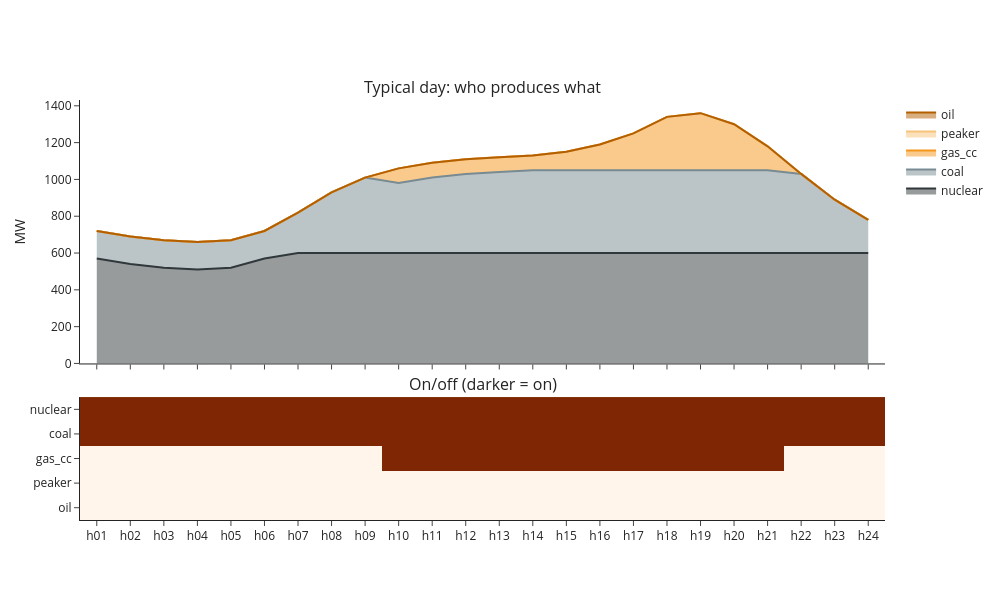

The notebook cell this image was saved under:
### Code cell
def plot_schedule(p, u, title):
    P = p.pivot().reindex(index=units.index, columns=hours).fillna(0)
    U = u.pivot().reindex(index=units.index, columns=hours).fillna(0)
    fig = make_subplots(rows=2, cols=1, shared_xaxes=True, row_heights=[3, 1.4],
                        vertical_spacing=0.08, subplot_titles=(title, "On/off (darker = on)"))
    colors = ["#30383B", "#788B92", "#F4961A", "#F7C27A", "#B35F00"]
    for unit, color in zip(P.index, colors):
        fig.add_trace(go.Scatter(x=hours, y=P.loc[unit], name=unit, stackgroup="mw",
                                 mode="lines", line_color=color), row=1, col=1)
    fig.add_trace(go.Heatmap(z=U.values, x=hours, y=list(U.index), colorscale="Oranges",
                             zmin=0, zmax=1, showscale=False), row=2, col=1)
    fig.update_yaxes(title_text="MW", row=1, col=1)
    fig.update_yaxes(autorange="reversed", row=2, col=1)
    fig.update_layout(template="simple_white", width=1000, height=600)
    fig.show()

plot_schedule(p, u, "Typical day: who produces what")

### Figure 1 — Plotly figure (JSON) as saved in the notebook; plotly's stock layout.template omitted (floating-point values rounded to 4 significant figures)
{"data": [{"line": {"color": "#30383B"}, "mode": "lines", "name": "nuclear", "stackgroup": "mw", "type": "scatter", "x": ["h01", "h02", "h03", "h04", "h05", "h06", "h07", "h08", "h09", "h10", "h11", "h12", "h13", "h14", "h15", "h16", "h17", "h18", "h19", "h20", "h21", "h22", "h23", "h24"], "xaxis": "x", "y": [570.0, 540.0, 520.0, 510.0, 520.0, 570.0, 600.0, 600.0, 600.0, 600.0, 600.0, 600.0, 600.0, 600.0, 600.0, 600.0, 600.0, 600.0, 600.0, 600.0, 600.0, 600.0, 600.0, 600.0], "yaxis": "y"}, {"line": {"color": "#788B92"}, "mode": "lines", "name": "coal", "stackgroup": "mw", "type": "scatter", "x": ["h01", "h02", "h03", "h04", "h05", "h06", "h07", "h08", "h09", "h10", "h11", "h12", "h13", "h14", "h15", "h16", "h17", "h18", "h19", "h20", "h21", "h22", "h23", "h24"], "xaxis": "x", "y": [150.0, 150.0, 150.0, 150.0, 150.0, 150.0, 220.0, 330.0, 410.0, 380.0, 410.0, 430.0, 440.0, 450.0, 450.0, 450.0, 450.0, 450.0, 450.0, 450.0, 450.0, 430.0, 290.0, 180.0], "yaxis": "y"}, {"line": {"color": "#F4961A"}, "mode": "lines", "name": "gas_cc", "stackgroup": "mw", "type": "scatter", "x": ["h01", "h02", "h03", "h04", "h05", "h06", "h07", "h08", "h09", "h10", "h11", "h12", "h13", "h14", "h15", "h16", "h17", "h18", "h19", "h20", "h21", "h22", "h23", "h24"], "xaxis": "x", "y": [0.0, 0.0, 0.0, 0.0, 0.0, 0.0, 0.0, 0.0, 0.0, 80.0, 80.0, 80.0, 80.0, 80.0, 100.0, 140.0, 200.0, 290.0, 310.0, 250.0, 130.0, 0.0, 0.0, 0.0], "yaxis": "y"}, {"line": {"color": "#F7C27A"}, "mode": "lines", "name": "peaker", "stackgroup": "mw", "type": "scatter", "x": ["h01", "h02", "h03", "h04", "h05", "h06", "h07", "h08", "h09", "h10", "h11", "h12", "h13", "h14", "h15", "h16", "h17", "h18", "h19", "h20", "h21", "h22", "h23", "h24"], "xaxis": "x", "y": [0.0, 0.0, 0.0, 0.0, 0.0, 0.0, 0.0, 0.0, 0.0, 0.0, 0.0, 0.0, 0.0, 0.0, 0.0, 0.0, 0.0, 0.0, 0.0, 0.0, 0.0, 0.0, 0.0, 0.0], "yaxis": "y"}, {"line": {"color": "#B35F00"}, "mode": "lines", "name": "oil", "stackgroup": "mw", "type": "scatter", "x": ["h01", "h02", "h03", "h04", "h05", "h06", "h07", "h08", "h09", "h10", "h11", "h12", "h13", "h14", "h15", "h16", "h17", "h18", "h19", "h20", "h21", "h22", "h23", "h24"], "xaxis": "x", "y": [0.0, 0.0, 0.0, 0.0, 0.0, 0.0, 0.0, 0.0, 0.0, 0.0, 0.0, 0.0, 0.0, 0.0, 0.0, 0.0, 0.0, 0.0, 0.0, 0.0, 0.0, 0.0, 0.0, 0.0], "yaxis": "y"}, {"colorscale": [[0.0, "rgb(255,245,235)"], [0.125, "rgb(254,230,206)"], [0.25, "rgb(253,208,162)"], [0.375, "rgb(253,174,107)"], [0.5, "rgb(253,141,60)"], [0.625, "rgb(241,105,19)"], [0.75, "rgb(217,72,1)"], [0.875, "rgb(166,54,3)"], [1.0, "rgb(127,39,4)"]], "showscale": false, "type": "heatmap", "x": ["h01", "h02", "h03", "h04", "h05", "h06", "h07", "h08", "h09", "h10", "h11", "h12", "h13", "h14", "h15", "h16", "h17", "h18", "h19", "h20", "h21", "h22", "h23", "h24"], "xaxis": "x2", "y": ["nuclear", "coal", "gas_cc", "peaker", "oil"], "yaxis": "y2", "z": [[1.0, 1.0, 1.0, 1.0, 1.0, 1.0, 1.0, 1.0, 1.0, 1.0, 1.0, 1.0, 1.0, 1.0, 1.0, 1.0, 1.0, 1.0, 1.0, 1.0, 1.0, 1.0, 1.0, 1.0], [1.0, 1.0, 1.0, 1.0, 1.0, 1.0, 1.0, 1.0, 1.0, 1.0, 1.0, 1.0, 1.0, 1.0, 1.0, 1.0, 1.0, 1.0, 1.0, 1.0, 1.0, 1.0, 1.0, 1.0], [0.0, 0.0, 0.0, 0.0, 0.0, 0.0, 0.0, 0.0, 0.0, 1.0, 1.0, 1.0, 1.0, 1.0, 1.0, 1.0, 1.0, 1.0, 1.0, 1.0, 1.0, 0.0, 0.0, 0.0], [0.0, 0.0, 0.0, 0.0, 0.0, 0.0, 0.0, 0.0, 0.0, 0.0, 0.0, 0.0, 0.0, 0.0, 0.0, 0.0, 0.0, 0.0, 0.0, 0.0, 0.0, 0.0, 0.0, 0.0], [0.0, 0.0, 0.0, 0.0, 0.0, 0.0, 0.0, 0.0, 0.0, 0.0, 0.0, 0.0, 0.0, 0.0, 0.0, 0.0, 0.0, 0.0, 0.0, 0.0, 0.0, 0.0, 0.0, 0.0]], "zmax": 1, "zmin": 0}], "layout": {"annotations": [{"font": {"size": 16}, "showarrow": false, "text": "Typical day: who produces what", "x": 0.5, "xanchor": "center", "xref": "paper", "y": 1.0, "yanchor": "bottom", "yref": "paper"}, {"font": {"size": 16}, "showarrow": false, "text": "On/off (darker = on)", "x": 0.5, "xanchor": "center", "xref": "paper", "y": 0.2927, "yanchor": "bottom", "yref": "paper"}], "height": 600, "width": 1000, "xaxis": {"anchor": "y", "domain": [0.0, 1.0], "matches": "x2", "showticklabels": false}, "xaxis2": {"anchor": "y2", "domain": [0.0, 1.0]}, "yaxis": {"anchor": "x", "domain": [0.3727, 1.0], "title": {"text": "MW"}}, "yaxis2": {"anchor": "x2", "autorange": "reversed", "domain": [0.0, 0.2927]}}}
